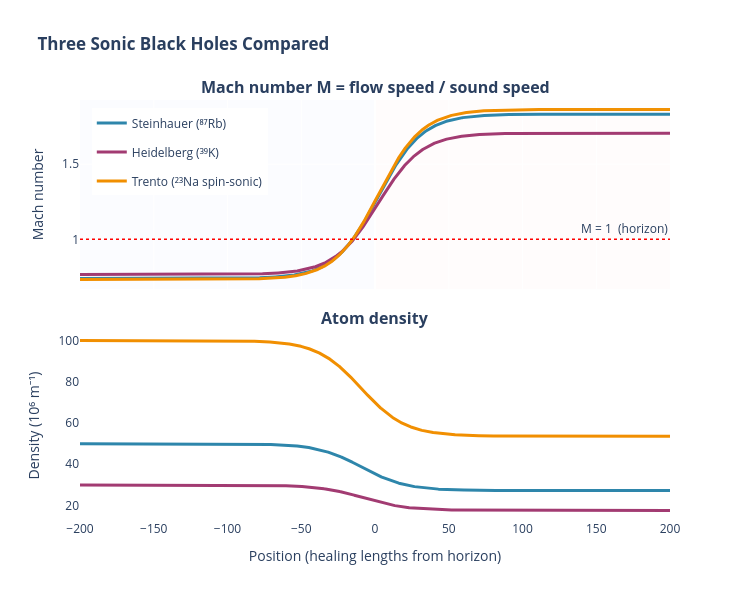

Notebook code for this chart:
### Markdown cell above
## Part 6: Comparing the Three Experiments

The interactive figure below shows all three experimental setups side by side. You can see how the different atomic species and flow configurations create different sonic black holes with different properties.

**Things to notice:**
- The Trento setup has the smallest corrections individually, but the spin-sonic enhancement (Part 4) boosts its friction signal into the detectable range
- All three setups have Mach numbers that cross 1 smoothly — there's no sharp "wall," just a gradual transition
- The density and velocity are linked by conservation of mass: where flow speeds up, density drops

### Code cell
# ── Figure 5: All three experiments overlaid ──
fig5 = make_subplots(
    rows=2,
    cols=1,
    shared_xaxes=True,
    vertical_spacing=0.1,
    subplot_titles=(
        "<b>Mach number M = flow speed / sound speed</b>",
        "<b>Atom density</b>",
    ),
)

for name, p in experiments.items():
    fig5.add_trace(
        go.Scatter(
            x=p["x_norm"],
            y=p["mach"],
            mode="lines",
            name=name,
            line=dict(color=p["color"], width=3),
            legendgroup=name,
        ),
        row=1,
        col=1,
    )
    fig5.add_trace(
        go.Scatter(
            x=p["x_norm"],
            y=p["n"] * 1e-6,
            mode="lines",
            line=dict(color=p["color"], width=3),
            legendgroup=name,
            showlegend=False,
        ),
        row=2,
        col=1,
    )

fig5.add_hline(
    y=1.0,
    line=dict(color="red", width=1.5, dash="dot"),
    annotation_text="M = 1  (horizon)",
    row=1,
    col=1,
)
fig5.add_vrect(
    x0=-200,
    x1=0,
    fillcolor="#DAE2F8",
    opacity=0.12,
    layer="below",
    line_width=0,
    row=1,
    col=1,
)
fig5.add_vrect(
    x0=0,
    x1=200,
    fillcolor="#FFE0E0",
    opacity=0.12,
    layer="below",
    line_width=0,
    row=1,
    col=1,
)

fig5.update_xaxes(title_text="Position (healing lengths from horizon)", row=2, col=1)
fig5.update_yaxes(title_text="Mach number", row=1, col=1)
fig5.update_yaxes(title_text="Density (10⁶ m⁻¹)", row=2, col=1)
fig5.update_layout(
    height=600,
    width=750,
    plot_bgcolor="white",
    title="<b>Three Sonic Black Holes Compared</b>",
    legend=dict(x=0.02, y=0.98, bgcolor="rgba(255,255,255,0.9)"),
)
fig5.show()

### Figure 1 — Plotly figure (JSON) as saved in the notebook; plotly's stock layout.template omitted (floating-point values rounded to 4 significant figures; data arrays with more than 128 entries replaced by an {"elided": "..."} marker saying what was removed)
{"data": [{"legendgroup": "Steinhauer (⁸⁷Rb)", "line": {"color": "#2E86AB", "width": 3}, "mode": "lines", "name": "Steinhauer (⁸⁷Rb)", "type": "scatter", "x": {"elided": "4000 float values"}, "xaxis": "x", "y": {"elided": "4000 float values"}, "yaxis": "y"}, {"legendgroup": "Steinhauer (⁸⁷Rb)", "line": {"color": "#2E86AB", "width": 3}, "mode": "lines", "showlegend": false, "type": "scatter", "x": {"elided": "4000 float values"}, "xaxis": "x2", "y": {"elided": "4000 float values"}, "yaxis": "y2"}, {"legendgroup": "Heidelberg (³⁹K)", "line": {"color": "#A23B72", "width": 3}, "mode": "lines", "name": "Heidelberg (³⁹K)", "type": "scatter", "x": {"elided": "4000 float values"}, "xaxis": "x", "y": {"elided": "4000 float values"}, "yaxis": "y"}, {"legendgroup": "Heidelberg (³⁹K)", "line": {"color": "#A23B72", "width": 3}, "mode": "lines", "showlegend": false, "type": "scatter", "x": {"elided": "4000 float values"}, "xaxis": "x2", "y": {"elided": "4000 float values"}, "yaxis": "y2"}, {"legendgroup": "Trento (²³Na spin-sonic)", "line": {"color": "#F18F01", "width": 3}, "mode": "lines", "name": "Trento (²³Na spin-sonic)", "type": "scatter", "x": {"elided": "4000 float values"}, "xaxis": "x", "y": {"elided": "4000 float values"}, "yaxis": "y"}, {"legendgroup": "Trento (²³Na spin-sonic)", "line": {"color": "#F18F01", "width": 3}, "mode": "lines", "showlegend": false, "type": "scatter", "x": {"elided": "4000 float values"}, "xaxis": "x2", "y": {"elided": "4000 float values"}, "yaxis": "y2"}], "layout": {"annotations": [{"font": {"size": 16}, "showarrow": false, "text": "<b>Mach number M = flow speed / sound speed</b>", "x": 0.5, "xanchor": "center", "xref": "paper", "y": 1, "yanchor": "bottom", "yref": "paper"}, {"font": {"size": 16}, "showarrow": false, "text": "<b>Atom density</b>", "x": 0.5, "xanchor": "center", "xref": "paper", "y": 0.45, "yanchor": "bottom", "yref": "paper"}, {"showarrow": false, "text": "M = 1  (horizon)", "x": 1, "xanchor": "right", "xref": "x domain", "y": 1, "yanchor": "bottom", "yref": "y"}], "height": 600, "legend": {"bgcolor": "rgba(255,255,255,0.9)", "x": 0.02, "y": 0.98}, "plot_bgcolor": "white", "shapes": [{"line": {"color": "red", "dash": "dot", "width": 1.5}, "type": "line", "x0": 0, "x1": 1, "xref": "x domain", "y0": 1, "y1": 1, "yref": "y"}, {"fillcolor": "#DAE2F8", "layer": "below", "line": {"width": 0}, "opacity": 0.12, "type": "rect", "x0": -200, "x1": 0, "xref": "x", "y0": 0, "y1": 1, "yref": "y domain"}, {"fillcolor": "#FFE0E0", "layer": "below", "line": {"width": 0}, "opacity": 0.12, "type": "rect", "x0": 0, "x1": 200, "xref": "x", "y0": 0, "y1": 1, "yref": "y domain"}], "title": {"text": "<b>Three Sonic Black Holes Compared</b>"}, "width": 750, "xaxis": {"anchor": "y", "domain": [0, 1], "matches": "x2", "showticklabels": false}, "xaxis2": {"anchor": "y2", "domain": [0, 1], "title": {"text": "Position (healing lengths from horizon)"}}, "yaxis": {"anchor": "x", "domain": [0.55, 1], "title": {"text": "Mach number"}}, "yaxis2": {"anchor": "x2", "domain": [0, 0.45], "title": {"text": "Density (10⁶ m⁻¹)"}}}}
